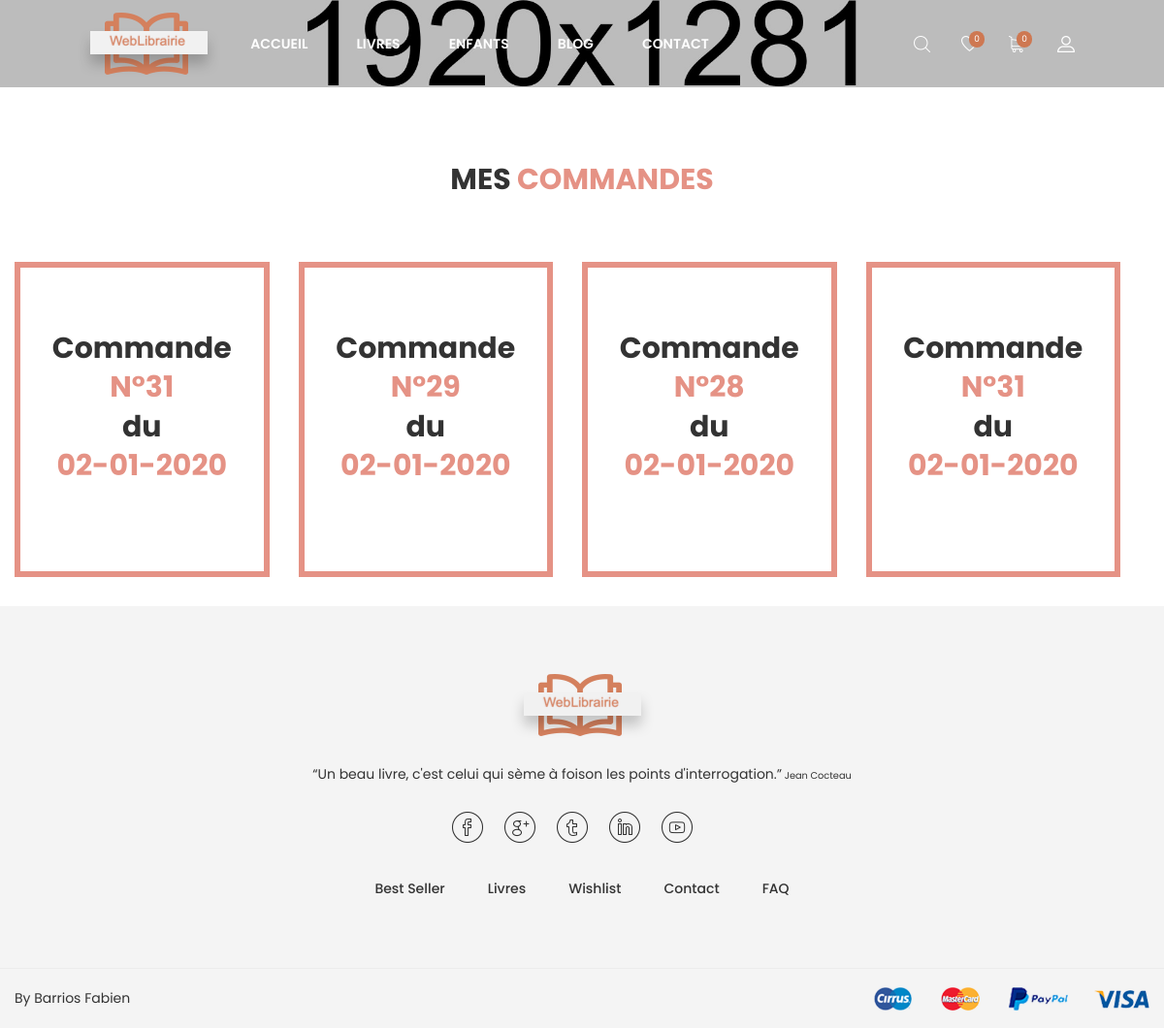
The page /v3/mesCommande.php (signed in) on the database its author committed.
### tables this page shows
CREATE TABLE `PANIER` (
  `ID` int(11) NOT NULL,
  `ID_COMPTE` char(8) NOT NULL,
  `DT_OUVERT` date NOT NULL,
  `DT_COM` date DEFAULT NULL,
  `DT_LIV` date DEFAULT NULL
);

### v3/Fonctions.php (called while the page is built, shortened)
<?php
function connectDB(){
    try{
        $db = new PDO('mysql:host=localhost;dbname=WeblibrairieVVA;charset=utf8', 'root', 'root');
        return $db;
    }
    catch (Exception $e){
        die('Erreur : '.$e->getMessage());
    }
}
function mesCommande(){
    $link = connectDB();
    $user = $_SESSION['Usercompte'];
    $req = $link->query("SELECT DATE_FORMAT(DT_COM, '%d-%m-%Y') as date, ID FROM PANIER WHERE ID_COMPTE = '$user' AND DT_COM is not Null ORDER BY ID DESC, date DESC");
    return $req;
}
function getNbArticlePanier(){
    $link = connectDB();
    $user = $_SESSION['Usercompte'];
    $req = $link->query("SELECT count(*) as nb FROM LIVRE INNER JOIN ECRIVAIN ON LIVRE.ID_ECRIVAIN = ECRIVAIN.ID INNER JOIN LIGNE_PANIER ON LIVRE.ID = LIGNE_PANIER.ID_LIVRE INNER JOIN PANIER ON LIGNE_PANIER.ID_PANIER = PANIER.ID INNER JOIN COMPTE ON PANIER.ID_COMPTE = COMPTE.USER WHERE LIVRE.ID = LIGNE_PANIER.ID_LIVRE AND LIGNE_PANIER.ID_PANIER = PANIER.ID AND PANIER.DT_COM is Null AND PANIER.ID_COMPTE = '$user'");
    return $req;
}
function getNbArticleWishliste(){
    $link = connectDB();
    $user = $_SESSION['Usercompte'];
    $req = $link->query("SELECT count(*) as nb FROM LIVRE INNER JOIN ECRIVAIN ON LIVRE.ID_ECRIVAIN = ECRIVAIN.ID INNER JOIN LIGNE_WISHLIST ON LIVRE.ID = LIGNE_WISHLIST.ID_LIVRE INNER JOIN WISHLIST ON LIGNE_WISHLIST.ID_WISHLIST = WISHLIST.ID INNER JOIN COMPTE ON WISHLIST.ID_COMPTE = COMPTE.USER WHERE LIVRE.ID = LIGNE_WISHLIST.ID_LIVRE AND LIGNE_WISHLIST.ID_WISHLIST = WISHLIST.ID AND WISHLIST.ID_COMPTE = '$user'");
    return $req;
}
?>

### v3/mesCommande.php (the view, shortened to what this page needs)
<!doctype html>
<html class="no-js" lang="zxx">
<head>
    <link rel="stylesheet" href="css/bootstrap.min.css">
    <link rel="stylesheet" href="css/plugins.css">
    <link rel="stylesheet" href="style.css">
    <link rel="stylesheet" href="css/custom.css">
    <?php include_once('Fonctions.php'); ?>
</head>
<body>
<div class="wrapper" id="wrapper">
    <header id="wn__header" class="oth-page header__area header__absolute sticky__header">
        <div class="container-fluid">
            <div class="row">
                <div class="col-md-6 col-sm-6 col-6 col-lg-2">
                    <div class="logo">
                        <a href="index.php">
                            <img src="images/logo/logo.png" alt="logo images">
                        </a>
                    </div>
                </div>
                <div class="col-lg-8 d-none d-lg-block">
                    <nav class="mainmenu__nav">
                        <ul class="meninmenu d-flex justify-content-start">
                            <li class="drop with--one--item"><a href="index.php">Accueil</a></li>
                            <li class="drop"><a href="shop-grid.php?categorie=Tout">Livres</a>
                            </li>
                            <li class="drop"><a href="shop-grid.php?categorie=Enfants">Enfants</a>
                            </li>
                            <li class="drop"><a href="blog.html">Blog</a>
                            </li>
                            <li><a href="contact.html">Contact</a></li>
                        </ul>
                    </nav>
                </div>
                <div class="col-md-6 col-sm-6 col-6 col-lg-2">
                    <ul class="header__sidebar__right d-flex justify-content-end align-items-center">
                        <li class="shop_search"><a class="search__active" href="#"></a></li>
                        <?php if(!isset($_SESSION['Usercompte'])): ?>
                        <li class="wishlist"><a href="wishlist.php"></a></li>
                        <li class="shopcart"><a class="cartbox_active" href=""></a>
                            <div class="block-minicart minicart__active">
                                <div class="minicart-content-wrapper">
                                    <div class="micart__close">
                                        <span>Fermer</span>
                                    </div>
                                    <div class="mini_action cart">
                                        <a class="cart__btn" href="my-account.php">Se connecter</a>
                                    </div>
                                </div>
                            </div>
                            <?php else: ?>
                            <?php $getNbLivre = getNbArticlePanier(); ?>
                            <?php $nbLivre = $getNbLivre->fetch(); ?>
                            <?php $getNbWishListe = getNbArticleWishliste(); ?>
                            <?php $nbWishListe = $getNbWishListe->fetch(); ?>
                        <li class="wishlist"><a href="wishlist.php"><span id="alertWishlist" class="product_qun"><?php echo $nbWishListe[0]; ?></span></a></li>
                        <li class="shopcart"><a class="cartbox_active" href=""><span id="alertPanier" class="product_qun"><?php echo $nbLivre[0]; ?></span></a>
                            <?php endif; ?>
                        </li>
                        <li class="setting__bar__icon"><a class="setting__active" href="#"></a>
                        </li>
                    </ul>
                </div>
            </div>
        </div>
    </header>
    <div class="ht__bradcaump__area bg-image--3" style="padding-top: 45px; padding-bottom: 45px;"></div>
    <section class="wn__product__area brown--color pt--80  pb--30">
        <div class="container">
            <div class="row">
                <div class="col-lg-12">
                    <div class="section__title text-center">
                        <h2 class="title__be--2">Mes <span class="color--theme">Commandes</span></h2>
                    </div>
                </div>
            </div>
            <div class="furniture--4 border--round arrows_style owl-carousel owl-theme row mt--50">
                <?php $commande = mesCommande(); ?>
                <?php foreach ($commande as $data): ?>
                <div class="product product__style--3">
                    <div class="col-lg-3 col-md-4 col-sm-6 col-12">
                        <div class="product__thumb" style="border: solid; border-color: #e59285; border-width: 6px">
                            <a href="detailCommande.php?Commande=<?= $data['ID'] ?>" style=" height: 250px;"><h2 style="text-align: center; margin-top: 25%;" class="title__be--2">Commande<br><span class="color--theme">N°<?= $data['ID'] ?><br></span>du<br><span class="color--theme"><?= $data['date'] ?></span></h2></a>
                        </div>
                    </div>
                </div>
                <?php endforeach; ?>
            </div>
        </div>
    </section>
    <footer id="wn__footer" class="footer__area bg__cat--8 brown--color">
        <div class="footer-static-top">
            <div class="container">
                <div class="row">
                    <div class="col-lg-12">
                        <div class="footer__widget footer__menu">
                            <div class="ft__logo">
                                <a href="index.php">
                                    <img src="images/logo/3.png" alt="logo">
                                </a>
                                <p>“Un beau livre, c'est celui qui sème à foison les points d'interrogation.”<span style="font-size: 70%;"> Jean Cocteau</span></p>
                            </div>
                            <div class="footer__content">
                                <ul class="social__net social__net--2 d-flex justify-content-center">
                                    <li><a href="#"><i class="bi bi-facebook"></i></a></li>
                                    <li><a href="#"><i class="bi bi-google"></i></a></li>
                                    <li><a href="#"><i class="bi bi-twitter"></i></a></li>
                                    <li><a href="#"><i class="bi bi-linkedin"></i></a></li>
                                    <li><a href="#"><i class="bi bi-youtube"></i></a></li>
                                </ul>
                                <ul class="mainmenu d-flex justify-content-center">
                                    <li><a href="shop-grid.php?categorie=Best">Best Seller</a></li>
                                    <li><a href="shop-grid.php?categorie=Tout">Livres</a></li>
                                    <?php if(isset($_SESSION['Usercompte'])): ?>
                                        <li><a href="wishlist.php">Wishlist</a></li>
                                    <?php else: ?>
                                        <li><a href="my-account.php">Wishlist</a></li>
                                    <?php endif; ?>
                                    <li><a href="contact.php">Contact</a></li>
                                    <li><a href="faq.html">FAQ</a></li>
                                </ul>
                            </div>
                        </div>
                    </div>
                </div>
            </div>
        </div>
        <div class="copyright__wrapper">
            <div class="container">
                <div class="row">
                    <div class="col-lg-6 col-md-6 col-sm-12">
                        <div class="copyright">
                            <div class="copy__right__inner text-left">
                                <p>By Barrios Fabien</p>
                            </div>
                        </div>
                    </div>
                    <div class="col-lg-6 col-md-6 col-sm-12">
                        <div class="payment text-right">
                            <img src="images/icons/payment.png" alt="" />
                        </div>
                    </div>
                </div>
            </div>
        </div>
    </footer>
</div>
</body>
</html>

### rows shown on the page
panier: ID "31", date "02-01-2020"
panier: ID "29", date "02-01-2020"
panier: ID "28", date "02-01-2020"

### other values the page prints
$nbWishListe[0] "0"
$nbLivre[0] "0"
